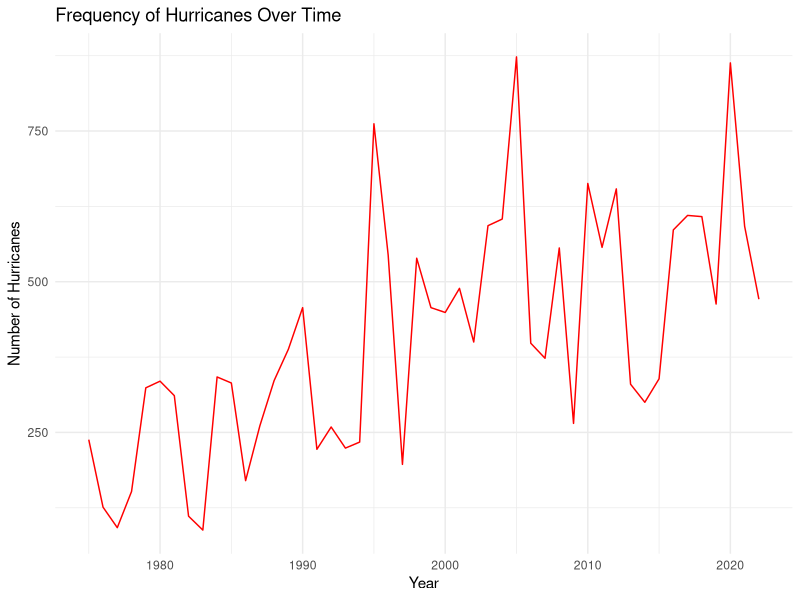
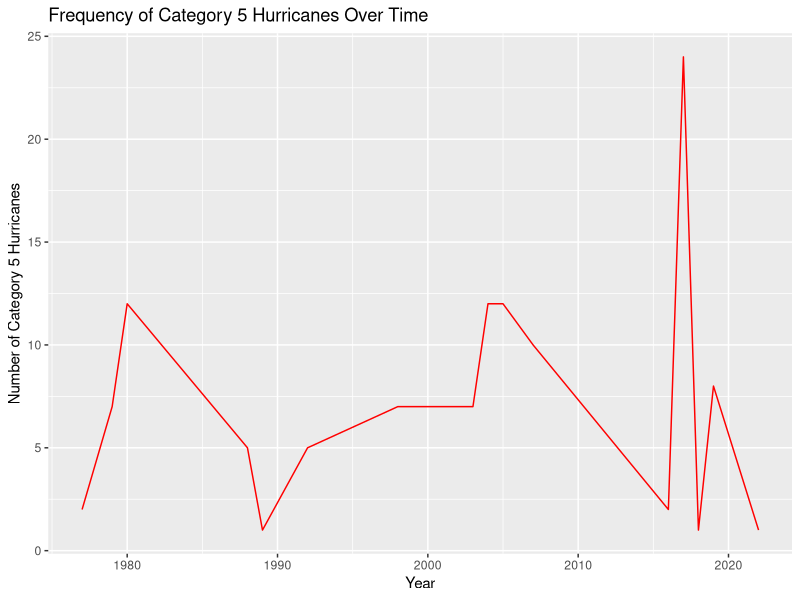
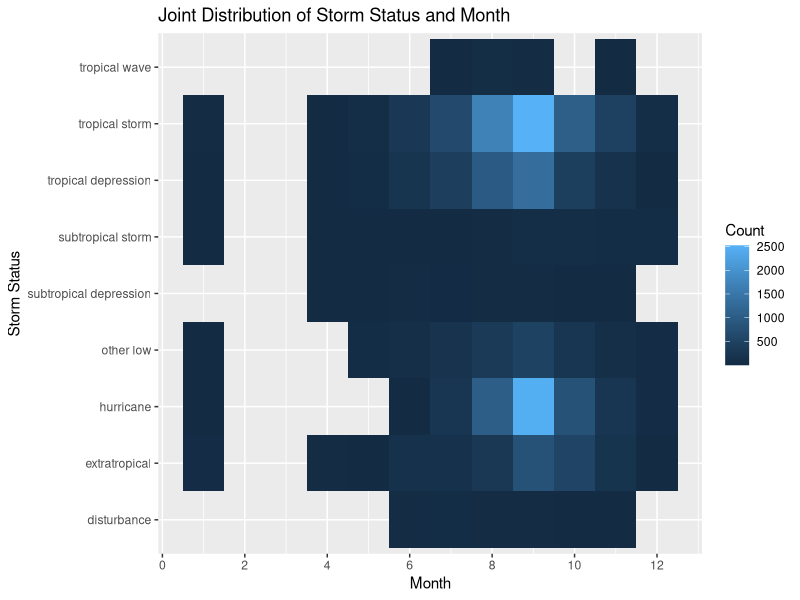
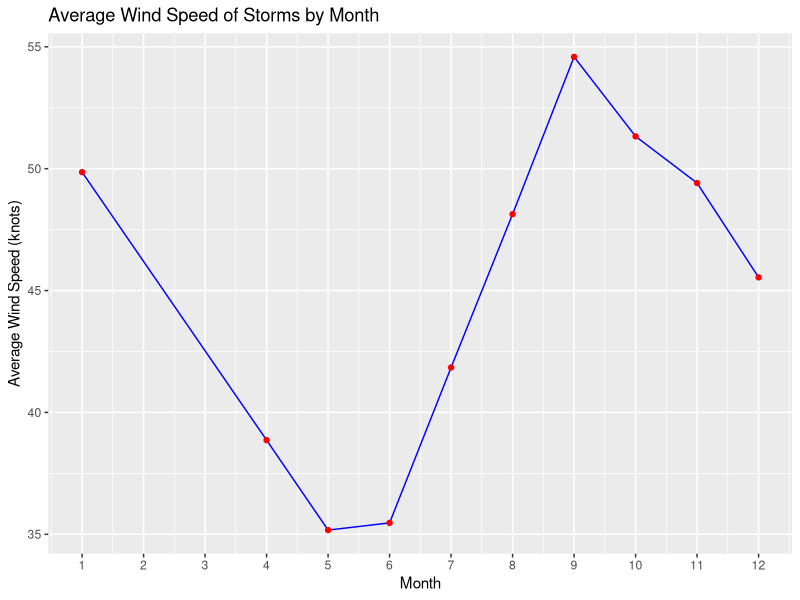
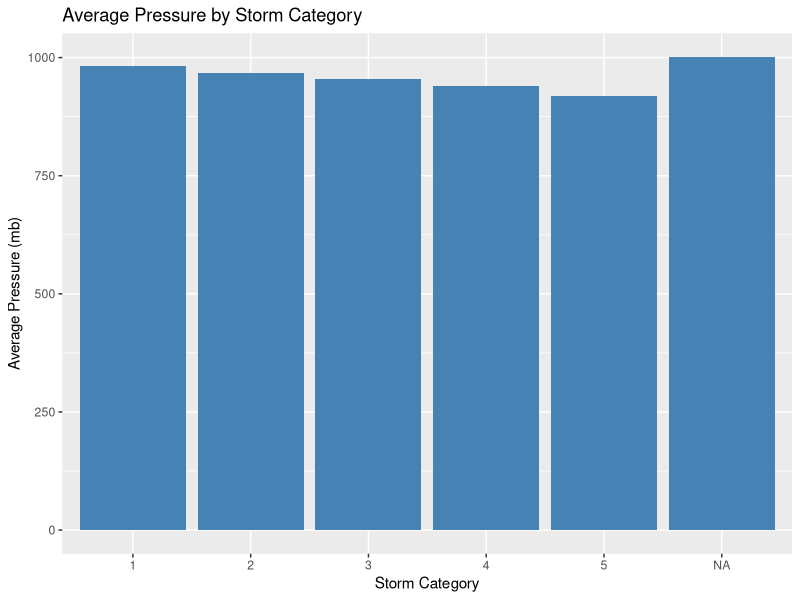
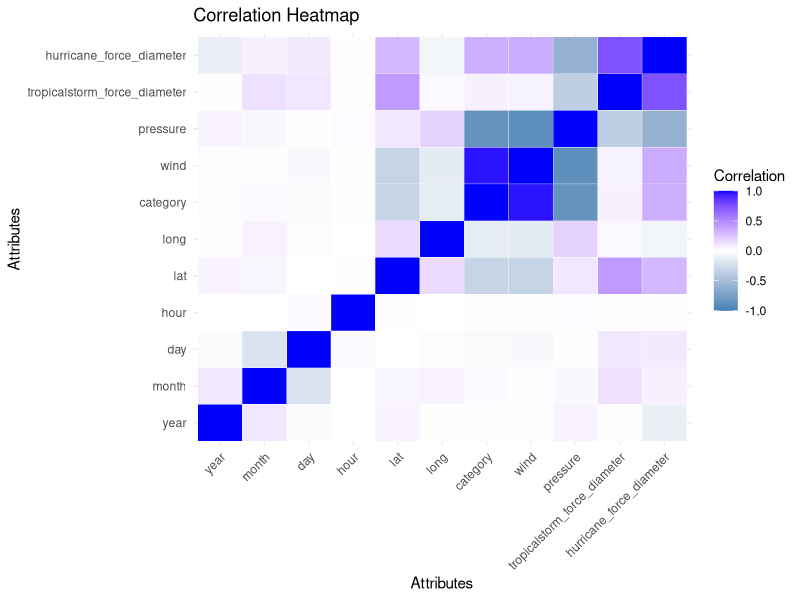
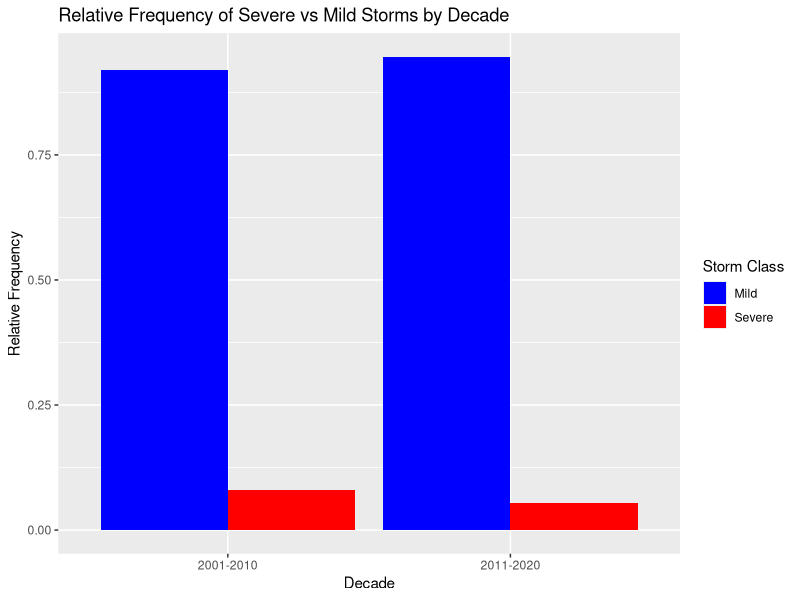

Here is the R script that generated these plots, in order:
## ---- chunk 1
knitr::opts_chunk$set(echo = TRUE)
library(tidyverse)
library(lubridate)
library(reshape2)
## ---- chunk 2
sum(is.na(storms))
colSums(is.na(storms))

## ---- chunk 3
storms$hurricane_force_diameter[is.na(storms$hurricane_force_diameter)] <- mean(storms$hurricane_force_diameter, na.rm = TRUE)
colSums(is.na(storms))
## ---- chunk 4
storms$hurricane_force_diameter[is.na(storms$category)] <- 0
colSums(is.na(storms))
## ---- chunk 5
storm_counts <- storms |>
  group_by(year) |>
  summarize(total_storms = n())

storm_counts |> ggplot(aes(x = year, y = total_storms)) +
  geom_line(color = "red") +
  labs(title = "Frequency of Hurricanes Over Time", x = "Year", y = "Number of Hurricanes") +
  theme_minimal()
## ---- chunk 6
category_5_counts <- storms |>
  filter(category == 5) |>
  group_by(year) |>
  summarize(category_5_storms = n())

ggplot(category_5_counts, aes(x = year, y = category_5_storms)) +
  geom_line(color = "red") +
  labs(title = "Frequency of Category 5 Hurricanes Over Time", x = "Year", y = "Number of Category 5 Hurricanes") 
## ---- chunk 7
storms1 <- storms |>
  mutate(date = make_datetime(year, month, day))

storms_date <- storms1 |>
  group_by(date) |>
  summarize(unique_frequency = n_distinct(name)) |>
  arrange(desc(unique_frequency))

storms_date

## ---- chunk 8
storm_status_by_month <- storms |>
  group_by(status, month) |>
  summarize(count = n(), .groups = "drop") |>
  ungroup()

storm_status_by_month
## ---- chunk 9
ggplot(storm_status_by_month, aes(x = month, y = status, fill = count)) +
  geom_tile() +
  scale_x_continuous(breaks = scales::pretty_breaks(n = 6)) +
  labs(title = "Joint Distribution of Storm Status and Month",
       x = "Month",
       y = "Storm Status",
       fill = "Count")
## ---- chunk 10
# How does the average wind speed of storms vary by month?

average_wind_speed_by_month <- storms |>
  group_by(month) |>
  summarize(avg_wind_speed = mean(wind, na.rm = TRUE))

ggplot(average_wind_speed_by_month, aes(x = month, y = avg_wind_speed)) +
  geom_line(color = "blue") +
  geom_point(color = "red") +
  scale_x_continuous(breaks = scales::pretty_breaks(n = 12)) +
  labs(title = "Average Wind Speed of Storms by Month", x = "Month", y = "Average Wind Speed (knots)") 
## ---- chunk 11
# Which storm category has the highest average pressure, and how does it compare across categories?

average_pressure_by_category <- storms |>
  group_by(category) |>
  summarize(avg_pressure = mean(pressure, na.rm = TRUE))

ggplot(average_pressure_by_category, aes(x = factor(category), y = avg_pressure)) +
  geom_bar(stat = "identity", fill = "steelblue") +
  labs(title = "Average Pressure by Storm Category", x = "Storm Category", y = "Average Pressure (mb)") 
## ---- chunk 12
numeric_columns <- storms |>
  select(is.numeric)  

correlation_matrix <- cor(numeric_columns, use = "complete.obs")
correlation_melted <- melt(correlation_matrix)

ggplot(data = correlation_melted, aes(x = Var1, y = Var2, fill = value)) +
  geom_tile(color = "white") +
  scale_fill_gradient2(low = "steelblue", high = "blue", mid = "white", 
                       midpoint = 0, limit = c(-1, 1), space = "Lab", 
                       name = "Correlation") +
  theme_minimal() + 
  labs(title = "Correlation Heatmap", x = "Attributes", y = "Attributes") +
  theme(axis.text.x = element_text(angle = 45, vjust = 1, hjust = 1))

## ---- chunk 13
storms <- storms |>
  mutate(storm_class = ifelse(category %in% c(3, 4, 5), "Severe", "Mild"),
         decade = ifelse(year >= 2001 & year <= 2010, "2001-2010",
                         ifelse(year >= 2011 & year <= 2020, "2011-2020", NA))) %>%
  filter(!is.na(decade))

storm_counts <- storms |>
  group_by(decade, storm_class) |>
  summarize(count = n(), .groups = "drop") |>
  ungroup() |>
  group_by(decade) |>
  mutate(relative_frequency = count / sum(count))

ggplot(storm_counts, aes(x = decade, y = relative_frequency, fill = storm_class)) +
  geom_bar(stat = "identity", position = "dodge") +
  labs(title = "Relative Frequency of Severe vs Mild Storms by Decade",
       x = "Decade", y = "Relative Frequency", fill = "Storm Class") +
  scale_fill_manual(values = c("Severe" = "red", "Mild" = "blue")) 


## ---- chunk 14
storm_table <- storms |>
  group_by(decade, storm_class) |>
  summarize(count = n(), .groups = "drop") |>
  spread(storm_class, count, fill = 0)  

contingency_table <- as.matrix(storm_table[, -1])
rownames(contingency_table) <- storm_table$decade

chi_squared_test <- chisq.test(contingency_table)

print(chi_squared_test)
